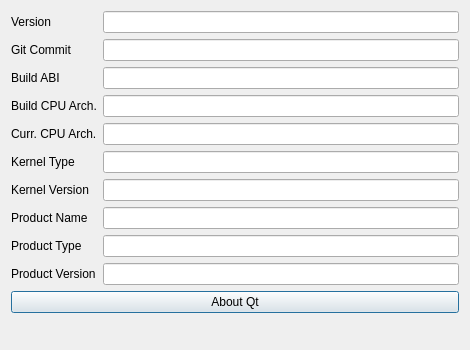
<?xml version="1.0" encoding="UTF-8"?>
<ui version="4.0">
 <class>TechnicalInformationDialog</class>
 <widget class="QDialog" name="TechnicalInformationDialog">
  <property name="geometry">
   <rect>
    <x>0</x>
    <y>0</y>
    <width>470</width>
    <height>350</height>
   </rect>
  </property>
  <property name="windowTitle">
   <string>Technical Information</string>
  </property>
  <layout class="QFormLayout" name="formLayout">
   <property name="sizeConstraint">
    <enum>QLayout::SetDefaultConstraint</enum>
   </property>
   <property name="fieldGrowthPolicy">
    <enum>QFormLayout::ExpandingFieldsGrow</enum>
   </property>
   <item row="0" column="0">
    <widget class="QLabel" name="label">
     <property name="sizePolicy">
      <sizepolicy hsizetype="Minimum" vsizetype="Preferred">
       <horstretch>0</horstretch>
       <verstretch>0</verstretch>
      </sizepolicy>
     </property>
     <property name="text">
      <string>Version</string>
     </property>
    </widget>
   </item>
   <item row="0" column="1">
    <widget class="QLineEdit" name="versionLineEdit">
     <property name="sizePolicy">
      <sizepolicy hsizetype="Expanding" vsizetype="Fixed">
       <horstretch>0</horstretch>
       <verstretch>0</verstretch>
      </sizepolicy>
     </property>
     <property name="readOnly">
      <bool>true</bool>
     </property>
    </widget>
   </item>
   <item row="1" column="1">
    <widget class="QLineEdit" name="gitCommitLineEdit">
     <property name="sizePolicy">
      <sizepolicy hsizetype="Expanding" vsizetype="Fixed">
       <horstretch>0</horstretch>
       <verstretch>0</verstretch>
      </sizepolicy>
     </property>
     <property name="readOnly">
      <bool>true</bool>
     </property>
    </widget>
   </item>
   <item row="1" column="0">
    <widget class="QLabel" name="label_2">
     <property name="sizePolicy">
      <sizepolicy hsizetype="Minimum" vsizetype="Preferred">
       <horstretch>0</horstretch>
       <verstretch>0</verstretch>
      </sizepolicy>
     </property>
     <property name="text">
      <string>Git Commit</string>
     </property>
    </widget>
   </item>
   <item row="2" column="0">
    <widget class="QLabel" name="label_3">
     <property name="sizePolicy">
      <sizepolicy hsizetype="Minimum" vsizetype="Preferred">
       <horstretch>0</horstretch>
       <verstretch>0</verstretch>
      </sizepolicy>
     </property>
     <property name="text">
      <string>Build ABI</string>
     </property>
    </widget>
   </item>
   <item row="3" column="0">
    <widget class="QLabel" name="label_4">
     <property name="sizePolicy">
      <sizepolicy hsizetype="Minimum" vsizetype="Preferred">
       <horstretch>0</horstretch>
       <verstretch>0</verstretch>
      </sizepolicy>
     </property>
     <property name="text">
      <string>Build CPU Arch.</string>
     </property>
    </widget>
   </item>
   <item row="4" column="0">
    <widget class="QLabel" name="label_5">
     <property name="sizePolicy">
      <sizepolicy hsizetype="Minimum" vsizetype="Preferred">
       <horstretch>0</horstretch>
       <verstretch>0</verstretch>
      </sizepolicy>
     </property>
     <property name="text">
      <string>Curr. CPU Arch.</string>
     </property>
    </widget>
   </item>
   <item row="2" column="1">
    <widget class="QLineEdit" name="buildAbiLineEdit">
     <property name="sizePolicy">
      <sizepolicy hsizetype="Expanding" vsizetype="Fixed">
       <horstretch>0</horstretch>
       <verstretch>0</verstretch>
      </sizepolicy>
     </property>
     <property name="readOnly">
      <bool>true</bool>
     </property>
    </widget>
   </item>
   <item row="3" column="1">
    <widget class="QLineEdit" name="buildCpuArchLineEdit">
     <property name="sizePolicy">
      <sizepolicy hsizetype="Expanding" vsizetype="Fixed">
       <horstretch>0</horstretch>
       <verstretch>0</verstretch>
      </sizepolicy>
     </property>
     <property name="readOnly">
      <bool>true</bool>
     </property>
    </widget>
   </item>
   <item row="4" column="1">
    <widget class="QLineEdit" name="currCpuArchLineEdit">
     <property name="sizePolicy">
      <sizepolicy hsizetype="Expanding" vsizetype="Fixed">
       <horstretch>0</horstretch>
       <verstretch>0</verstretch>
      </sizepolicy>
     </property>
     <property name="readOnly">
      <bool>true</bool>
     </property>
    </widget>
   </item>
   <item row="5" column="0">
    <widget class="QLabel" name="label_6">
     <property name="sizePolicy">
      <sizepolicy hsizetype="Minimum" vsizetype="Preferred">
       <horstretch>0</horstretch>
       <verstretch>0</verstretch>
      </sizepolicy>
     </property>
     <property name="text">
      <string>Kernel Type</string>
     </property>
    </widget>
   </item>
   <item row="6" column="0">
    <widget class="QLabel" name="label_7">
     <property name="sizePolicy">
      <sizepolicy hsizetype="Minimum" vsizetype="Preferred">
       <horstretch>0</horstretch>
       <verstretch>0</verstretch>
      </sizepolicy>
     </property>
     <property name="text">
      <string>Kernel Version</string>
     </property>
    </widget>
   </item>
   <item row="5" column="1">
    <widget class="QLineEdit" name="kernelTypeLineEdit">
     <property name="sizePolicy">
      <sizepolicy hsizetype="Expanding" vsizetype="Fixed">
       <horstretch>0</horstretch>
       <verstretch>0</verstretch>
      </sizepolicy>
     </property>
     <property name="readOnly">
      <bool>true</bool>
     </property>
    </widget>
   </item>
   <item row="6" column="1">
    <widget class="QLineEdit" name="kernelVersionLineEdit">
     <property name="sizePolicy">
      <sizepolicy hsizetype="Expanding" vsizetype="Fixed">
       <horstretch>0</horstretch>
       <verstretch>0</verstretch>
      </sizepolicy>
     </property>
     <property name="readOnly">
      <bool>true</bool>
     </property>
    </widget>
   </item>
   <item row="7" column="0">
    <widget class="QLabel" name="label_8">
     <property name="sizePolicy">
      <sizepolicy hsizetype="Minimum" vsizetype="Preferred">
       <horstretch>0</horstretch>
       <verstretch>0</verstretch>
      </sizepolicy>
     </property>
     <property name="text">
      <string>Product Name</string>
     </property>
    </widget>
   </item>
   <item row="7" column="1">
    <widget class="QLineEdit" name="productNameLineEdit">
     <property name="sizePolicy">
      <sizepolicy hsizetype="Expanding" vsizetype="Fixed">
       <horstretch>0</horstretch>
       <verstretch>0</verstretch>
      </sizepolicy>
     </property>
     <property name="readOnly">
      <bool>true</bool>
     </property>
    </widget>
   </item>
   <item row="8" column="0">
    <widget class="QLabel" name="label_9">
     <property name="sizePolicy">
      <sizepolicy hsizetype="Minimum" vsizetype="Preferred">
       <horstretch>0</horstretch>
       <verstretch>0</verstretch>
      </sizepolicy>
     </property>
     <property name="text">
      <string>Product Type</string>
     </property>
    </widget>
   </item>
   <item row="8" column="1">
    <widget class="QLineEdit" name="productTypeLineEdit">
     <property name="sizePolicy">
      <sizepolicy hsizetype="Expanding" vsizetype="Fixed">
       <horstretch>0</horstretch>
       <verstretch>0</verstretch>
      </sizepolicy>
     </property>
     <property name="readOnly">
      <bool>true</bool>
     </property>
    </widget>
   </item>
   <item row="9" column="0">
    <widget class="QLabel" name="label_10">
     <property name="sizePolicy">
      <sizepolicy hsizetype="Minimum" vsizetype="Preferred">
       <horstretch>0</horstretch>
       <verstretch>0</verstretch>
      </sizepolicy>
     </property>
     <property name="text">
      <string>Product Version</string>
     </property>
    </widget>
   </item>
   <item row="9" column="1">
    <widget class="QLineEdit" name="productVersionLineEdit">
     <property name="sizePolicy">
      <sizepolicy hsizetype="Expanding" vsizetype="Fixed">
       <horstretch>0</horstretch>
       <verstretch>0</verstretch>
      </sizepolicy>
     </property>
     <property name="readOnly">
      <bool>true</bool>
     </property>
    </widget>
   </item>
   <item row="10" column="0" colspan="2">
    <widget class="QPushButton" name="aboutQtButton">
     <property name="text">
      <string>About Qt</string>
     </property>
    </widget>
   </item>
  </layout>
 </widget>
 <resources/>
 <connections/>
</ui>
